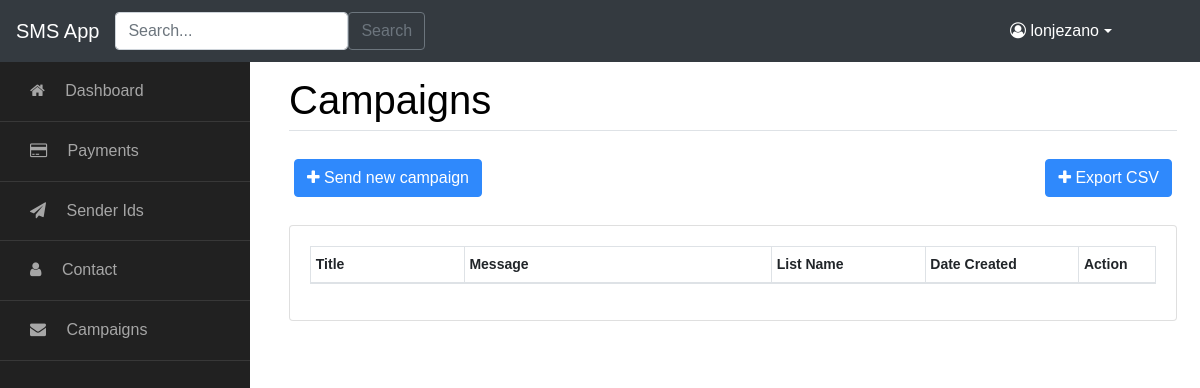
Before: /campaign (signed in) with the older database file.
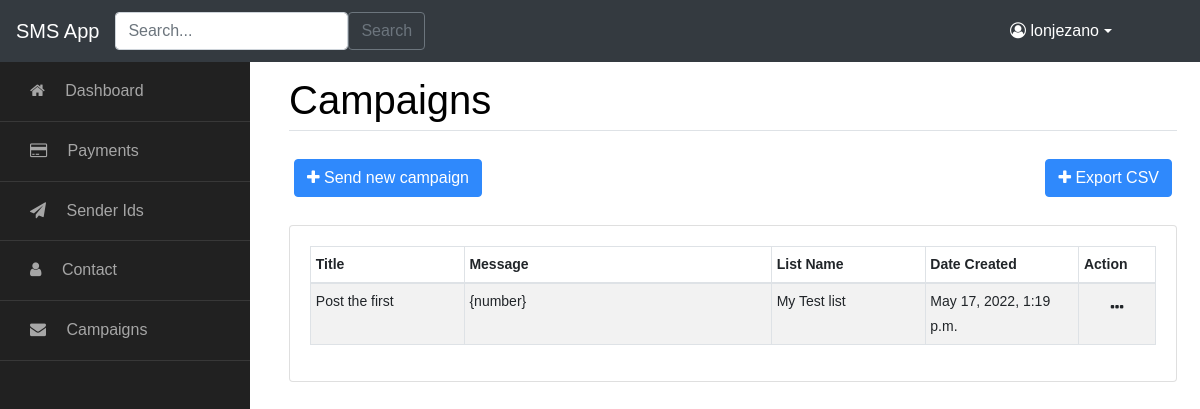
After: the same page with the newer database file.
### smsApp/models.py (models this page shows, shortened)
class CampaignList(models.Model):
    title = models.CharField(max_length=255, blank=False, null=False, default="default")
    message = models.TextField()
    list_name = models.ForeignKey(ContactList, default=True, on_delete=models.CASCADE)
    date_created = models.DateTimeField(auto_now_add=True)
    date_scheduled = models.DateTimeField(auto_now_add=True)

class ContactList(models.Model):
    list_name = models.CharField(max_length=100)
    list_description = models.TextField()
    date_created = models.DateTimeField(auto_now_add=True)
    def __str__(self):
        return self.list_name

### smsApp/views.py (the view)
# urls.py: path('campaign', CampaignListView.as_view(), name='campaign'),
class CampaignListView(LoginRequiredMixin, ListView):
    model = CampaignList
    template_name = 'smsApp/campaign_view.html'
    context_object_name = 'campaigns'
    ordering = ['-date_created']

### smsApp/templates/smsApp/campaign_view.html (shortened to what this page needs)
{% extends 'smsApp/base.html' %}
{% load crispy_forms_tags %}
{% block page %} Campaigns {% endblock %}
{% block content %}
    <div class="row mb-2">
            <div class="card-body col-sm-12">
                <div class="actions">
                    <a href="{% url 'campaign-create' %}" class="btn btn-primary"><i class="fa fa-plus"></i> Send new campaign</a>
                    <a href="{% url 'campaign-csv-all' %}" class="btn btn-primary float-right"><i class="fa fa-plus"></i> Export CSV</a>
                </div>
            </div>
        </div>
    <div class="card">
        <div class="card-body col-sm-12">
            <table id="dtBasicExample" class="table table-striped table-bordered table-sm" cellspacing="0" width="100%">
                <thead>
                <tr>
                    <th class="col-sm-2">Title</th>
                    <th class="col-sm-4">Message</th>
                    <th class="col-sm-2">List Name</th>
                    <th class="col-sm-2">Date Created</th>
                    <th class="col-sm-1">Action</th>
                </tr>
                </thead>
                <tbody>
                {% for campaign in campaigns %}
                <tr class="table-row" >
                    <td>{{ campaign.title}}</td>
                    <td>{{ campaign.message }}</td>
                    <td>{{ campaign.list_name }}</td>
                    <td>{{ campaign.date_created }}</td>
                    <td class="dropdown" style="text-align:center">
                            <button class="btn" data-toggle="dropdown" type="button"><i class="fa fa-ellipsis-h"></i></button>
                    </td>
                </tr>
                {% endfor %}
                </tbody>
            </table>
        </div>
    </div>
{% endblock %}

Changed rows visible on the page:
added CampaignList: title "Post the first", message "{number}", list_name "My Test list", date_created "May 17, 2022, 1:19 p.m."
